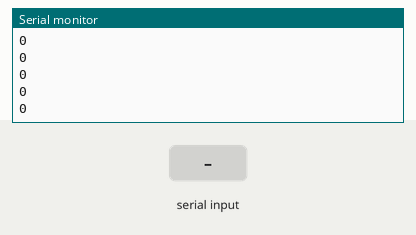
Bench run of a sketch on a simulated Arduino Uno, built with avr-gcc and run on an emulated ATmega328P. Parts: the last lines printed to the serial monitor. Inputs (shaded band) come from the test bench.

Above: at 1.2 s.
1.3 s: byte 30 received over Serial
At 2.3 s:
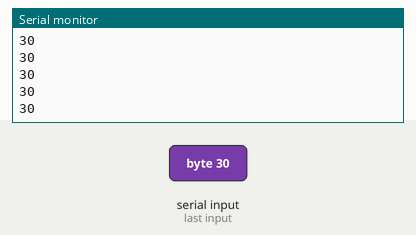
2.8 s: byte 90 received over Serial
At 3.5 s:
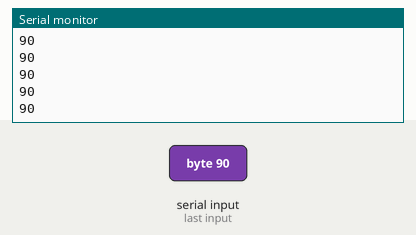
4.3 s: byte 120 received over Serial
At 5.2 s:
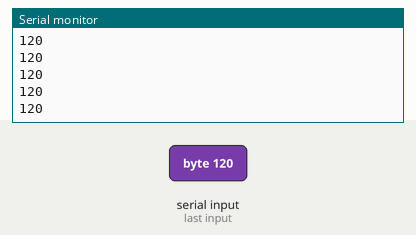
Timing chart, 0 to 7.3 s (numbered marks = the images above; inputs shaded):
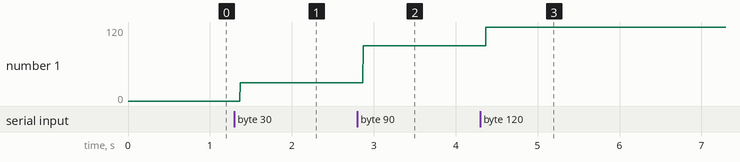

The sketch:

btserial.ino
```cpp
int state = 0;

void setup() {
  // put your setup code here, to run once:
  Serial.begin(9600);

}

void loop() {
  // put your main code here, to run repeatedly:
  if(Serial.available() > 0){
    state = Serial.read();
  }
  //if(state == 'w'){
  //  Serial.println(state);
  //}
  Serial.println(state);

}
```

Measured:
- after the input at 1.3 s, the serial monitor: prints a new line after 0.07 s (image 1)
- after the input at 2.8 s, the serial monitor: prints a new line after 0.07 s (image 2)
- after the input at 4.3 s, the serial monitor: prints a new line after 0.07 s (image 3)
- plotted number 1: 0 → 30 after the input at 1.3 s, 30 → 90 after the input at 2.8 s, 90 → 120 after the input at 4.3 s
